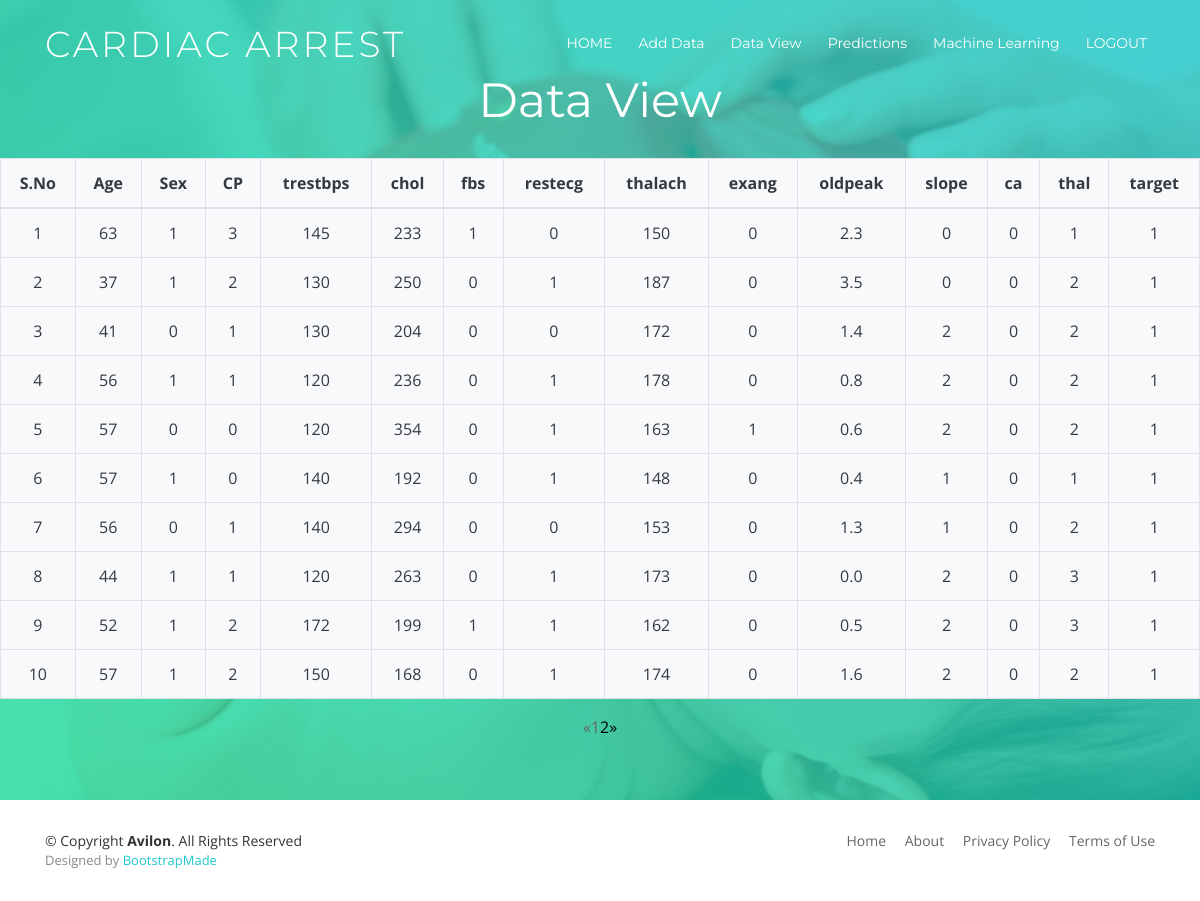
The page /UserDataView/ on the database its author committed.
### users/models.py (models this page shows, shortened)
class HeartDataModel(models.Model):
    age = models.IntegerField()
    sex = models.IntegerField()
    cp = models.IntegerField()
    trestbps = models.IntegerField()
    chol = models.IntegerField()
    fbs = models.IntegerField()
    restecg = models.IntegerField()
    thalach = models.IntegerField()
    exang = models.IntegerField()
    oldpeak = models.FloatField()
    slope = models.IntegerField()
    ca = models.IntegerField()
    thal = models.IntegerField()
    target = models.IntegerField()
    class Meta:
        db_table = 'HeartDatabase'

### users/views.py (the view)
# urls.py: path('UserDataView/', users.UserDataView, name='UserDataView'),
def UserDataView(request):
    data_list = HeartDataModel.objects.all()
    page = request.GET.get('page', 1)
    paginator = Paginator(data_list, 10)
    try:
        users = paginator.page(page)
    except PageNotAnInteger:
        users = paginator.page(1)
    except EmptyPage:
        users = paginator.page(paginator.num_pages)
    return render(request, 'users/DataView_list.html', {'users': users})

### assets/templates/users/DataView_list.html (shortened to what this page needs)
{% extends 'userbase.html'%}
{%block contents%}
 <section id="intro">
    <div class="intro-text">
<br><br><br><br><br><br><br><br><br><br><br><br><br><br>
      <p><h2>Data View</h2></p>
      <table class="table table-bordered footer_title bg-light text-dark">
  <thead>
    <tr>
        <th>S.No</th>
        <th>Age</th>
        <th>Sex</th>
        <th>CP</th>
        <th>trestbps</th>
        <th>chol</th>
        <th>fbs</th>
        <th>restecg</th>
        <th>thalach</th>
        <th>exang </th>
        <th>oldpeak </th>
        <th>slope </th>
        <th>ca </th>
        <th>thal </th>
        <th>target </th>
    </tr>
  </thead>
  <tbody>
    {% for i in users %}
      <tr>
        <td>{{i.id}}</td>
                                                <td>{{i.age}}</td>
                                                <td>{{i.sex}}</td>
                                                <td>{{i.cp}}</td>
                                                <td>{{i.trestbps}}</td>
                                                <td>{{i.chol}}</td>
                                                <td>{{i.fbs}}</td>
                                                <td>{{i.restecg}}</td>
                                                <td>{{i.thalach}}</td>
                                                <td>{{i.exang}}</td>
                                                <td>{{i.oldpeak}}</td>
                                                <td>{{i.slope}}</td>
                                                <td>{{i.ca}}</td>
                                                <td>{{i.thal}}</td>
                                                <td>{{i.target}}</td>
      </tr>
    {% endfor %}
  </tbody>
</table>
{% if users.has_other_pages %}
<ul class="pagination">
  {% if users.has_previous %}
    <li><a style="color:black" href="?page={{ users.previous_page_number }}">&laquo;</a></li>
  {% else %}
    <li class="disabled"><span>&laquo;</span></li>
  {% endif %}
  {% for i in users.paginator.page_range %}
    {% if users.number == i %}
      <li class="active"><span>{{ i }} <span class="sr-only">(current)</span></span></li>
    {% elif i > users.number|add:'-2' and i < users.number|add:'2' %}
      <li><a style="color:black" href="?page={{ i }}">{{ i }}</a></li>
    {% endif %}
  {% endfor %}
  {% if users.has_next %}
    <li><a style="color:black" href="?page={{ users.next_page_number }}">&raquo;</a></li>
  {% else %}
    <li class="disabled"><span>&raquo;</span></li>
  {% endif %}
</ul>
{% endif %}
    </div>
  </section>
{%endblock%}

### assets/templates/userbase.html (shortened to what this page needs)
{% load static %}
<!DOCTYPE html>
<html lang="en">
<head>
  <link href="{% static 'lib/bootstrap/css/bootstrap.min.css' %}" rel="stylesheet">
  <link href="{% static 'lib/animate/animate.min.css' %}" rel="stylesheet">
  <link href="{% static 'lib/font-awesome/css/font-awesome.min.css' %}" rel="stylesheet">
  <link href="{% static 'lib/ionicons/css/ionicons.min.css' %}" rel="stylesheet">
  <link href="{% static 'lib/magnific-popup/magnific-popup.css' %}" rel="stylesheet">
  <link href="{% static 'css/style.css' %}" rel="stylesheet">
</head>
<body>
  <header id="header">
    <div class="container">
      <div id="logo" class="pull-left">
        <h1><a href="#intro" class="scrollto">Cardiac Arrest</a></h1>
      </div>
      <nav id="nav-menu-container">
        <ul class="nav-menu">
          <li class="menu-active"><a href="{%url 'index'%}">HOME</a></li>
            <li><a href="{%url 'UserAddData'%}">Add Data</a></li>
            <li><a href="{%url 'UserDataView'%}">Data View</a></li>
            <li><a href="{%url 'predictt'%}">Predictions</a></li>
          <li><a href="{%url 'UserMachineLearning'%}">Machine Learning</a></li>
          <li><a href="{%url 'logout'%}">LOGOUT</a></li>
        </ul>
      </nav>
    </div>
  </header>
 {%block contents%}
                {%endblock%}
  <footer id="footer">
    <div class="container">
      <div class="row">
        <div class="col-lg-6 text-lg-left text-center">
          <div class="copyright">
            &copy; Copyright <strong>Avilon</strong>. All Rights Reserved
          </div>
          <div class="credits">
            Designed by <a href="https://bootstrapmade.com/">BootstrapMade</a>
          </div>
        </div>
        <div class="col-lg-6">
          <nav class="footer-links text-lg-right text-center pt-2 pt-lg-0">
            <a href="#intro" class="scrollto">Home</a>
            <a href="#about" class="scrollto">About</a>
            <a href="#">Privacy Policy</a>
            <a href="#">Terms of Use</a>
          </nav>
        </div>
      </div>
    </div>
  </footer>
</body>
</html>

### assets/static/css/style.css (style rules this page uses)
body { background: #fff; color: #666666; font-family: "Open Sans", sans-serif; overflow-x: hidden; }
a { color: #1dc8cd; transition: 0.5s; }
p { padding: 0; margin: 0 0 30px 0; }
h1, h2, h3, h4, h5, h6 { font-family: "Montserrat", sans-serif; font-weight: 400; margin: 0 0 20px 0; padding: 0; }
#header { padding: 30px 0; height: 92px; position: fixed; left: 0; top: 0; right: 0; transition: all 0.5s; z-index: 997; }
#header #logo { float: left; }
#header #logo h1 { font-size: 36px; margin: -4px 0 0 0; padding: 0; line-height: 1; display: inline-block; font-family: "Montserrat", sans-serif; font-weight: 300; letter-spacing: 3px; text-transform: uppercase; }
#header #logo h1 a, #header #logo h1 a:hover { color: #fff; }
#intro { width: 100%; height: 100vh; background: linear-gradient(45deg, rgba(29, 224, 153, 0.8), rgba(29, 200, 205, 0.8)), url("../img/intro-bg.jpg") center top no-repeat; background-size: cover; position: relative; }
@media (min-width: 1024px) { #intro { background-attachment: fixed; } }
#intro .intro-text { position: absolute; left: 0; top: 60px; right: 0; height: calc(50% - 60px); display: flex; align-items: center; justify-content: center; text-align: center; flex-direction: column; }
#intro h2 { margin: 30px 0 10px 0; padding: 0 15px; font-size: 48px; font-weight: 400; line-height: 56px; color: #fff; }
#intro p { color: #fff; margin-bottom: 20px; padding: 0 15px; font-size: 24px; }
.nav-menu, .nav-menu * { margin: 0; padding: 0; list-style: none; }
.nav-menu li { position: relative; white-space: nowrap; }
.nav-menu > li { float: left; }
#nav-menu-container { float: right; margin: 0; }
.nav-menu a { padding: 0 8px 10px 8px; text-decoration: none; display: inline-block; color: #fff; font-family: "Montserrat", sans-serif; font-weight: 400; font-size: 14px; outline: none; }
.nav-menu > li { margin-left: 10px; }
#mobile-nav { position: fixed; top: 0; padding-top: 18px; bottom: 0; z-index: 998; background: rgba(52, 59, 64, 0.9); left: -260px; width: 260px; overflow-y: auto; transition: 0.4s; }
#mobile-nav ul { padding: 0; margin: 0; list-style: none; }
#mobile-nav ul li { position: relative; }
#mobile-nav ul li a { color: #fff; font-size: 16px; overflow: hidden; padding: 10px 22px 10px 15px; position: relative; text-decoration: none; width: 100%; display: block; outline: none; }
#footer { background: #fff; box-shadow: 0px 0px 12px 0px rgba(0, 0, 0, 0.1); padding: 30px 0; color: #333; font-size: 14px; }
#footer .credits { font-size: 13px; color: #888; }
#footer .footer-links a { color: #666; padding-left: 15px; }
#footer .footer-links a:first-child { padding-left: 0; }

### rows shown on the page
HeartDataModel: id "1", age "63", sex "1", cp "3", trestbps "145", chol "233", fbs "1", restecg "0", thalach "150", exang "0", oldpeak "2.3", slope "0", ca "0", thal "1", target "1"
HeartDataModel: id "2", age "37", sex "1", cp "2", trestbps "130", chol "250", fbs "0", restecg "1", thalach "187", exang "0", oldpeak "3.5", slope "0", ca "0", thal "2", target "1"
HeartDataModel: id "3", age "41", sex "0", cp "1", trestbps "130", chol "204", fbs "0", restecg "0", thalach "172", exang "0", oldpeak "1.4", slope "2", ca "0", thal "2", target "1"
HeartDataModel: id "4", age "56", sex "1", cp "1", trestbps "120", chol "236", fbs "0", restecg "1", thalach "178", exang "0", oldpeak "0.8", slope "2", ca "0", thal "2", target "1"
HeartDataModel: id "5", age "57", sex "0", cp "0", trestbps "120", chol "354", fbs "0", restecg "1", thalach "163", exang "1", oldpeak "0.6", slope "2", ca "0", thal "2", target "1"
HeartDataModel: id "6", age "57", sex "1", cp "0", trestbps "140", chol "192", fbs "0", restecg "1", thalach "148", exang "0", oldpeak "0.4", slope "1", ca "0", thal "1", target "1"
HeartDataModel: id "7", age "56", sex "0", cp "1", trestbps "140", chol "294", fbs "0", restecg "0", thalach "153", exang "0", oldpeak "1.3", slope "1", ca "0", thal "2", target "1"
HeartDataModel: id "8", age "44", sex "1", cp "1", trestbps "120", chol "263", fbs "0", restecg "1", thalach "173", exang "0", oldpeak "0.0", slope "2", ca "0", thal "3", target "1"
HeartDataModel: id "9", age "52", sex "1", cp "2", trestbps "172", chol "199", fbs "1", restecg "1", thalach "162", exang "0", oldpeak "0.5", slope "2", ca "0", thal "3", target "1"
HeartDataModel: id "10", age "57", sex "1", cp "2", trestbps "150", chol "168", fbs "0", restecg "1", thalach "174", exang "0", oldpeak "1.6", slope "2", ca "0", thal "2", target "1"

### other values the page prints
{{ i }} "1"
{{ i }} "2"
